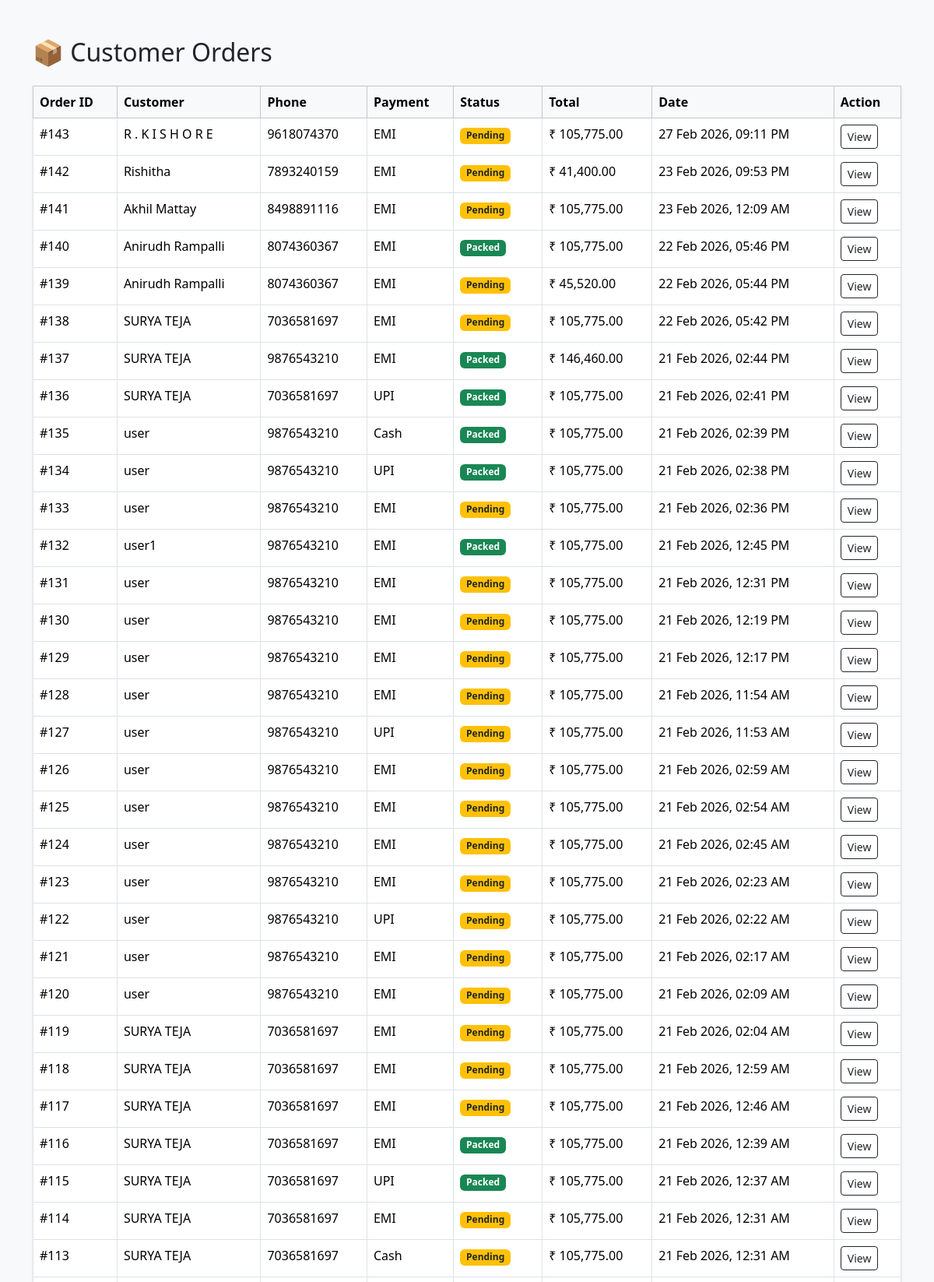
Page /admin/orders.php (signed in, upper part) on the committed database.
### tables this page shows
CREATE TABLE `orders` (
  `id` int(11) NOT NULL,
  `customer_id` int(11) DEFAULT NULL,
  `customer_name` varchar(100) DEFAULT NULL,
  `phone` varchar(20) DEFAULT NULL,
  `address` text DEFAULT NULL,
  `payment_method` varchar(20) DEFAULT NULL,
  `total_amount` decimal(10,2) DEFAULT NULL,
  `subtotal` decimal(10,2) DEFAULT NULL,
  `gst_amount` decimal(10,2) DEFAULT NULL,
  `delivery_charge` decimal(10,2) DEFAULT NULL,
  `order_date` datetime DEFAULT current_timestamp(),
  `order_status` enum('Pending','Packed','Cancelled') DEFAULT 'Pending',
  `order_source` enum('Online','Offline') NOT NULL DEFAULT 'Online',
  `payment_status` enum('Unpaid','Partially Paid','Paid') DEFAULT 'Unpaid',
  `is_emi` tinyint(1) DEFAULT 0,
  `emi_total_amount` decimal(10,2) DEFAULT 0.00,
  `emi_paid_amount` decimal(10,2) DEFAULT 0.00,
  `emi_remaining_amount` decimal(10,2) DEFAULT 0.00,
  `emi_months` int(11) DEFAULT 0,
  `device_type` varchar(20) DEFAULT NULL,
  `payment_time` datetime DEFAULT NULL
);

### admin/orders.php (the view, shortened to what this page needs)
<?php
include '../db.php';
$stmt = mysqli_prepare($conn, "
    SELECT id, customer_name, phone, payment_method,
           order_status, total_amount, order_date
    FROM orders
    ORDER BY order_date DESC, id DESC
");
mysqli_stmt_execute($stmt);
$result = mysqli_stmt_get_result($stmt);
?>
<!DOCTYPE html>
<html>
<head>
    <link href="https://cdn.jsdelivr.net/npm/bootstrap@5.3.2/dist/css/bootstrap.min.css" rel="stylesheet">
</head>
<body class="bg-light">
<div class="container py-5">
<h2 class="mb-4">📦 Customer Orders</h2>
<table class="table table-bordered table-hover bg-white shadow-sm">
<thead class="table-light">
<tr>
    <th>Order ID</th>
    <th>Customer</th>
    <th>Phone</th>
    <th>Payment</th>
    <th>Status</th>
    <th>Total</th>
    <th>Date</th>
    <th>Action</th>
</tr>
</thead>
<tbody>
<?php if ($result && mysqli_num_rows($result) > 0): ?>
    <?php while ($row = mysqli_fetch_assoc($result)): ?>
    <?php
        $status = strtolower(trim($row['order_status']));
        switch ($status) {
            case 'packed':
                $badge = '<span class="badge bg-success">Packed</span>';
                break;
            case 'cancelled':
                $badge = '<span class="badge bg-danger">Cancelled</span>';
                break;
            default:
                $badge = '<span class="badge bg-warning text-dark">Pending</span>';
                break;
        }
    ?>
    <tr>
        <td>#<?= (int)$row['id']; ?></td>
        <td><?= htmlspecialchars($row['customer_name']); ?></td>
        <td><?= htmlspecialchars($row['phone']); ?></td>
        <td><?= htmlspecialchars($row['payment_method']); ?></td>
        <td><?= $badge; ?></td>
        <td>₹ <?= number_format((float)$row['total_amount'], 2); ?></td>
        <td>
            <?= !empty($row['order_date'])
                ? date("d M Y, h:i A", strtotime($row['order_date']))
                : '-'; ?>
        </td>
        <td>
            <a href="order_view.php?id=<?= (int)$row['id']; ?>"
               class="btn btn-sm btn-outline-dark">
               View
            </a>
        </td>
    </tr>
    <?php endwhile; ?>
<?php endif; ?>
</tbody>
</table>
</div>
</body>
</html>

### rows in the picture
orders: id "143", customer_name "R . K I S H O R E", phone "9618074370", payment_method "EMI", order_status "Pending", total_amount "105,775.00", order_date "27 Feb 2026, 09:11 PM"
orders: id "142", customer_name "Rishitha", phone "7893240159", payment_method "EMI", order_status "Pending", total_amount "41,400.00", order_date "23 Feb 2026, 09:53 PM"
orders: id "141", customer_name "Akhil Mattay", phone "8498891116", payment_method "EMI", order_status "Pending", total_amount "105,775.00", order_date "23 Feb 2026, 12:09 AM"
orders: id "140", customer_name "Anirudh Rampalli", phone "8074360367", payment_method "EMI", order_status "Packed", total_amount "105,775.00", order_date "22 Feb 2026, 05:46 PM"
orders: id "139", customer_name "Anirudh Rampalli", phone "8074360367", payment_method "EMI", order_status "Pending", total_amount "45,520.00", order_date "22 Feb 2026, 05:44 PM"
orders: id "138", customer_name "SURYA TEJA", phone "7036581697", payment_method "EMI", order_status "Pending", total_amount "105,775.00", order_date "22 Feb 2026, 05:42 PM"
orders: id "137", customer_name "SURYA TEJA", phone "9876543210", payment_method "EMI", order_status "Packed", total_amount "146,460.00", order_date "21 Feb 2026, 02:44 PM"
orders: id "136", customer_name "SURYA TEJA", phone "7036581697", payment_method "UPI", order_status "Packed", total_amount "105,775.00", order_date "21 Feb 2026, 02:41 PM"
orders: id "135", customer_name "user", phone "9876543210", payment_method "Cash", order_status "Packed", total_amount "105,775.00", order_date "21 Feb 2026, 02:39 PM"
orders: id "134", customer_name "user", phone "9876543210", payment_method "UPI", order_status "Packed", total_amount "105,775.00", order_date "21 Feb 2026, 02:38 PM"
orders: id "133", customer_name "user", phone "9876543210", payment_method "EMI", order_status "Pending", total_amount "105,775.00", order_date "21 Feb 2026, 02:36 PM"
orders: id "132", customer_name "user1", phone "9876543210", payment_method "EMI", order_status "Packed", total_amount "105,775.00", order_date "21 Feb 2026, 12:45 PM"
orders: id "131", customer_name "user", phone "9876543210", payment_method "EMI", order_status "Pending", total_amount "105,775.00", order_date "21 Feb 2026, 12:31 PM"
orders: id "130", customer_name "user", phone "9876543210", payment_method "EMI", order_status "Pending", total_amount "105,775.00", order_date "21 Feb 2026, 12:19 PM"
orders: id "129", customer_name "user", phone "9876543210", payment_method "EMI", order_status "Pending", total_amount "105,775.00", order_date "21 Feb 2026, 12:17 PM"
orders: id "128", customer_name "user", phone "9876543210", payment_method "EMI", order_status "Pending", total_amount "105,775.00", order_date "21 Feb 2026, 11:54 AM"
orders: id "127", customer_name "user", phone "9876543210", payment_method "UPI", order_status "Pending", total_amount "105,775.00", order_date "21 Feb 2026, 11:53 AM"
orders: id "126", customer_name "user", phone "9876543210", payment_method "EMI", order_status "Pending", total_amount "105,775.00", order_date "21 Feb 2026, 02:59 AM"
orders: id "125", customer_name "user", phone "9876543210", payment_method "EMI", order_status "Pending", total_amount "105,775.00", order_date "21 Feb 2026, 02:54 AM"
orders: id "124", customer_name "user", phone "9876543210", payment_method "EMI", order_status "Pending", total_amount "105,775.00", order_date "21 Feb 2026, 02:45 AM"
orders: id "123", customer_name "user", phone "9876543210", payment_method "EMI", order_status "Pending", total_amount "105,775.00", order_date "21 Feb 2026, 02:23 AM"
orders: id "122", customer_name "user", phone "9876543210", payment_method "UPI", order_status "Pending", total_amount "105,775.00", order_date "21 Feb 2026, 02:22 AM"
orders: id "121", customer_name "user", phone "9876543210", payment_method "EMI", order_status "Pending", total_amount "105,775.00", order_date "21 Feb 2026, 02:17 AM"
orders: id "120", customer_name "user", phone "9876543210", payment_method "EMI", order_status "Pending", total_amount "105,775.00", order_date "21 Feb 2026, 02:09 AM"
orders: id "119", customer_name "SURYA TEJA", phone "7036581697", payment_method "EMI", order_status "Pending", total_amount "105,775.00", order_date "21 Feb 2026, 02:04 AM"
orders: id "118", customer_name "SURYA TEJA", phone "7036581697", payment_method "EMI", order_status "Pending", total_amount "105,775.00", order_date "21 Feb 2026, 12:59 AM"
orders: id "117", customer_name "SURYA TEJA", phone "7036581697", payment_method "EMI", order_status "Pending", total_amount "105,775.00", order_date "21 Feb 2026, 12:46 AM"
orders: id "116", customer_name "SURYA TEJA", phone "7036581697", payment_method "EMI", order_status "Packed", total_amount "105,775.00", order_date "21 Feb 2026, 12:39 AM"
orders: id "115", customer_name "SURYA TEJA", phone "7036581697", payment_method "UPI", order_status "Packed", total_amount "105,775.00", order_date "21 Feb 2026, 12:37 AM"
orders: id "114", customer_name "SURYA TEJA", phone "7036581697", payment_method "EMI", order_status "Pending", total_amount "105,775.00", order_date "21 Feb 2026, 12:31 AM"
orders: id "113", customer_name "SURYA TEJA", phone "7036581697", payment_method "Cash", order_status "Pending", total_amount "105,775.00", order_date "21 Feb 2026, 12:31 AM"
